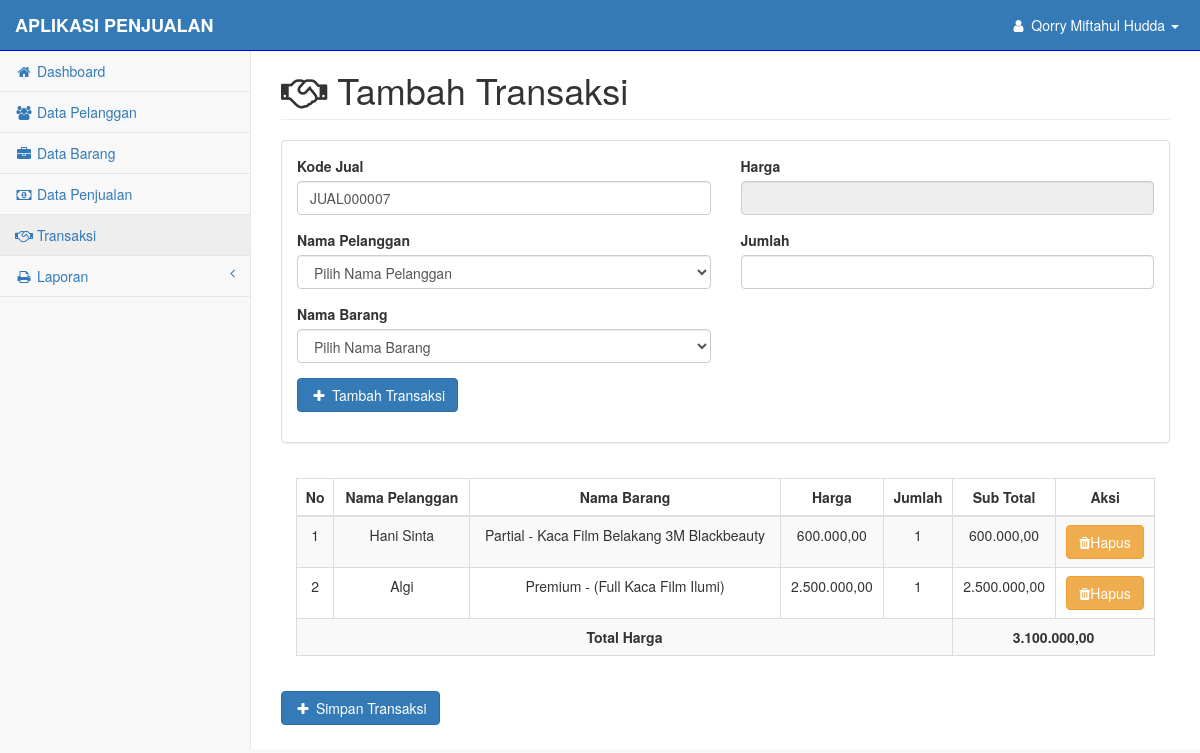
Page /pages/transaksi.php (signed in) on the committed database.
### tables this page shows
CREATE TABLE `user` (
  `kode_user` varchar(10) NOT NULL,
  `nama_user` varchar(35) NOT NULL,
  `username` varchar(35) NOT NULL,
  `password` varchar(200) NOT NULL
);

CREATE TABLE `keranjang` (
  `kode_jual` varchar(100) NOT NULL,
  `kode_user` varchar(100) NOT NULL,
  `kode_pelanggan` varchar(100) NOT NULL,
  `kode_barang` varchar(100) NOT NULL,
  `harga` varchar(100) NOT NULL,
  `Jumlah` varchar(100) NOT NULL
);

CREATE TABLE `pelanggan` (
  `kode_pelanggan` varchar(10) NOT NULL,
  `nama_pelanggan` varchar(35) NOT NULL,
  `telepon` varchar(15) NOT NULL,
  `alamat` varchar(50) NOT NULL,
  `email` varchar(35) NOT NULL
);

CREATE TABLE `barang` (
  `kode_barang` varchar(10) NOT NULL,
  `nama_barang` varchar(100) NOT NULL,
  `harga` varchar(10) NOT NULL,
  `stok` varchar(20) NOT NULL
);

### pages/functions.php (called while the page is built, shortened)
<?php
$koneksi = mysqli_connect("localhost", "root", "" ,"penjualankacafilm");
function query($query){
    global $koneksi;
    $result= mysqli_query ($koneksi, $query);
    $rows=[];
    while ($row=mysqli_fetch_assoc($result)){
        $rows[]=$row;
    }
    return $rows;
}
function rupiah($angka) {
    $hasil_rupiah = number_format($angka,2,',','.');
    return $hasil_rupiah;
}
?>

### pages/transaksi.php (the view, shortened to what this page needs)
<?php
require 'functions.php';
$nama_user=query("SELECT * FROM user WHERE kode_user = '$_SESSION[kode_user]' ");
$sql = mysqli_query($koneksi, "SELECT * FROM keranjang");
$ketemu= mysqli_num_rows($sql);
if ($ketemu === 0){
$query = mysqli_query ($koneksi, "SELECT MAX(kode_jual) as kodeTerbesar FROM jual");
$data = mysqli_fetch_array($query);
$kodejual = $data['kodeTerbesar'];
$urutan = (int) substr($kodejual , 6, 6);
$urutan++;
$huruf = "JUAL";
$kodejual = $huruf . sprintf("%06s", $urutan);
} else {
    $query = mysqli_query ($koneksi, "SELECT MAX(kode_jual) as kodeTerbesar FROM keranjang");
    $data = mysqli_fetch_array($query);
    $kodejual = $data['kodeTerbesar'];
    $urutan = (int) substr($kodejual , 6, 6);
    $urutan++;
    $huruf = "JUAL";
    $kodejual = $huruf . sprintf("%06s", $urutan);
}
$transaksi = query("SELECT *FROM keranjang INNER JOIN pelanggan ON keranjang.kode_pelanggan = pelanggan.kode_pelanggan INNER JOIN barang ON
keranjang.kode_barang = barang.kode_barang WHERE kode_user = '$_SESSION[kode_user]' ORDER BY keranjang.kode_jual ASC ");
?>
<!DOCTYPE html>
<html lang="en">
    <head>
        <link href="../css/bootstrap.min.css" rel="stylesheet">
        <link href="../css/metisMenu.min.css" rel="stylesheet">
        <link href="../css/timeline.css" rel="stylesheet">
        <link href="../css/startmin.css" rel="stylesheet">
        <link href="../css/morris.css" rel="stylesheet">
        <link href="../css/font-awesome.min.css" rel="stylesheet" type="text/css">
         <link href="../css/dataTables/dataTables.bootstrap.css" rel="stylesheet">
        <link href="../css/dataTables/dataTables.responsive.css" rel="stylesheet">
    </head>
    <body>
        <div id="wrapper">
            <nav class="navbar navbar-inverse navbar-fixed-top" role="navigation" >
                <div class="navbar-header">
                    <a class="navbar-brand" style="color:white;" href="#">APLIKASI PENJUALAN</a>
                </div>
                <ul class="nav navbar-right navbar-top-links">
                    <li class="dropdown">
                        <a class="dropdown-toggle" data-toggle="dropdown" href="#" style="color:white;">
                            <i class="fa fa-user fa-fw"></i>
                            <?php foreach ($nama_user as $user) : ?>
                                <?php echo $user["nama_user"]; ?>
                                <?php endforeach; ?>
                            <b class="caret"></b>
                        </a>
                    </li>
                </ul>
                <div class="navbar-default sidebar" role="navigation">
                    <div class="sidebar-nav navbar-collapse">
                        <ul class="nav" id="side-menu">
                            <li>
                                <a href="index.php"><i class="fa fa-home fa-fw"></i> Dashboard</a>
                            </li>
                            <li>
                                <a href="pelanggan.php"><i class="fa fa-users fa-fw"></i> Data Pelanggan</a>
                            </li>
                            <li>
                                <a href="barang.php"><i class="fa fa-briefcase fa-fw"></i> Data Barang</a>
                            </li>
                            <li>
                                <a href="jual.php"><i class="fa fa-money fa-fw"></i> Data Penjualan</a>
                            </li>
                            <li>
                                <a href="transaksi.php"><i class="fa fa-handshake-o fa-fw"></i> Transaksi</a>
                            </li>
                            <li>
                                <a href="#"><i class="fa fa-print fa-fw"></i> Laporan<span class="fa arrow"></span></a>
                            </li>
                        </ul>
                    </div>
                </div>
            </nav>
            <div id="page-wrapper">
                <div class="container-fluid">
                    <div class="row">
                        <div class="col-lg-12">
                            <h1 class="page-header"><i class="fa fa-handshake-o fa-fw"></i> Tambah Transaksi</h1>
                        </div>
                    </div>
                            <div class="row">
                                 <div class="col-lg-12">
                                    <div class="panel panel-default">
                                        <div class="panel-body">
                                            <form class="row" role="form" method="post">
                                                <div class="col-lg-6">
                                                <div class="form-group">
                                                    <label for="kode_jual">Kode Jual</label>
                                                    <input type="text" name="kode_jual" id="kode_jual" class="form-control" value="<?php echo $kodejual ?>">
                                                </div>
                            <div class="form-group">
                                <label for="nama_pelanggan">Nama Pelanggan</label>
                                <select name="nama_pelanggan" id="nama_pelanggan" class="form-control" required="" autofocus="">
                                    <option value="">Pilih Nama Pelanggan </option>
                                    </select>
                                </div>
                                <div class="form-group">
                                <label for="nama_barang">Nama Barang</label>
                                <select name="nama_barang" id="nama_barang" class="form-control" required="" onchange="changeValue(this.value)">
                                    <option value="">Pilih Nama Barang </option>
                                    </select>
                                </div>
                                <div class="form-group">
                                    <button type="submit" class="btn btn-primary" name="tambah_transaksi"><i class="fa fa-plus
                                    fa-fw"></i> Tambah Transaksi</button>
                                </div>
                            </div>
                                <div class="col-lg-6">
                                <div class="form-group">
                                    <label for="harga">Harga</label>
                                    <input type="number" name="harga" id="harga" class="form-control" onkeys="sum()" readonly="">
                                </div>
                                <div class="form-group">
                                    <label for="Jumlah">Jumlah</label>
                                    <input type="number" name="Jumlah" id="Jumlah" class="form-control" onkeyup="sum()" required="">
                                </div>
                            </div>
                            </form>
                        </div>
                    </div>
                </div>
            </div>
           <div class ="row">
            <div class="col-lg-12">
            <div class="panel-body">
                            <div class="table-responsive">
                                <table class="table table-striped table-bordered table-hover" id="dataTables-example">
                                    <thead>
                                        <tr>
                                                    <th><div align="center">No</div></th>
                                                    <th><div align="center">Nama Pelanggan</div></th>
                                                    <th><div align="center">Nama Barang</div></th>
                                                    <th><div align="center">Harga</div></th>
                                                    <th><div align="center">Jumlah</div></th>
                                                    <th><div align="center">Sub Total</div></th>
                                                    <th><div align="center">Aksi</div></th>
                                                </tr>
                                            </thead>
                                            <?php $no = 1; ?>
                                            <?php $total = 0; ?>
                                            <?php foreach ($transaksi as $row) : ?>
                                            <?php $subtotal = $row['harga'] * $row['Jumlah']; ?>
                                            <?php $total = $total + $subtotal; ?>
                                            <tr>
                                                <td align="center"><?php echo $no; ?></td>
                                                <td align="center"><?php echo $row["nama_pelanggan"]; ?> </td>
                                                <td align="center"><?php echo $row["nama_barang"]; ?></td>
                                                <td align="center"><?php echo rupiah ($row["harga"]) ?></td>
                                                <td align="center"><?php echo $row["Jumlah"]; ?></td>
                                                <td align="center"><?php echo rupiah ($subtotal) ?></td>
                                                <td align="center">
                                                    <a href="transaksi_hapus.php?kode_jual=<?php echo $row["kode_jual"]; ?>"
                                                    onclick="return confirm('Hapus Data Transaksi');">
                                                    <button class="btn btn-warning">
                                                        <i class="fa fa-trash"></i>Hapus
                                                    </button>
                                                </a>
                                            </td>
                                            </tr>
                                            <?php $no++; ?>
                                            <?php endforeach; ?>
                                                <tr>
                                                    <td colspan="5" align = "center" class="total">
                                                        <strong>Total Harga </strong>
                                            </td>
                                            <td colspan="2" align = "center" class="total">
                                                        <strong><?php echo rupiah($total) ?></strong>
                                            </td>
                                            </tr>
                                        </table>
                                    </div>
                                </div>
                                            <?php
                                            $sql = mysqli_query($koneksi, "SELECT * FROM keranjang WHERE kode_user = '$_SESSION[kode_user]'");
                                            $ketemu = mysqli_num_rows($sql);
                                            if ($ketemu === 0){
                                                echo "";
                                            } else {
                                                echo "<a href = 'transaksi_aksi.php'>
                                                <button type = 'submit' name='transaksi_simpan' class = 'btn btn-primary'><i class = 'fa fa-plus fa-fw'></i> Simpan Transaksi
                                                </button>
                                                </a>";
                                            }
                                            ?>
                            </div>
                            </div>
                            </div>
            </div>
    </body>
</html>

### css/startmin.css (style rules this page uses)
body { background-color: #f8f8f8; }
#wrapper { width: 100%; }
#page-wrapper { padding-top: 30px; min-height: 568px; background-color: #fff; }
@media (min-width:768px) { #page-wrapper { position: inherit; margin-left: 250px; padding: 30px 15px 0 15px; border-left: 1px solid #e7e7e7; } }
.navbar-header { float: left; }
.navbar-right { text-align: right; }
.navbar-top-links { margin: 0; }
.navbar-top-links li { display: inline-block; }
.navbar-top-links li:last-child { margin-right: 6px; }
.navbar-top-links li a { padding: 15px; min-height: 50px; }
.navbar-top-links>li>a { color: #999; }
.sidebar .sidebar-nav.navbar-collapse { padding-right: 0; padding-left: 0; }
.sidebar ul li { border-bottom: 1px solid #e7e7e7; }
.sidebar ul li a.active { background-color: #eee; }
.sidebar .arrow { float: right; }
.sidebar .fa.arrow:before { content: "\f104"; }
@media (min-width:768px) { .sidebar { z-index: 1; position: absolute; width: 250px; margin-top: 51px; } }

### pages/transaksi.php (style rules this page uses)
.navbar-inverse { background-color: #337ab7; border-color: blue; }
.navbar-header a { font-weight: bold; }

### rows in the picture
user: nama_user "Qorry Miftahul Hudda"
keranjang: kode_pelanggan.nama_pelanggan "Hani Sinta", kode_barang.nama_barang "Partial - Kaca Film Belakang 3M Blackbeauty", kode_barang.harga "600.000,00", Jumlah "1", kode_barang+Jumlah "600.000,00"
keranjang: kode_pelanggan.nama_pelanggan "Algi", kode_barang.nama_barang "Premium - (Full Kaca Film Ilumi)", kode_barang.harga "2.500.000,00", Jumlah "1", kode_barang+Jumlah "2.500.000,00"

### other values in the picture
rupiah($total) "3.100.000,00"
